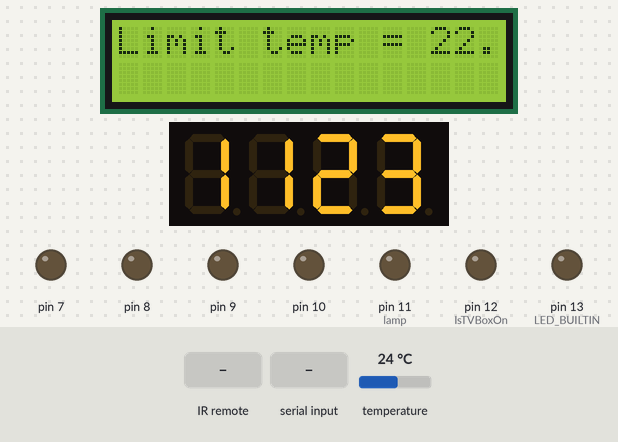
The sketch below on a simulated Arduino Uno, built with avr-gcc and run on an emulated ATmega328P. On the bench: 16×2 character LCD, 4-digit seven-segment display, output pins drawn as LEDs (lit = HIGH). The inputs (shaded band) are chosen by the test bench; at power-on: temperature 24 °C. What the sketch prints to the serial monitor is not drawn.

Above: at 1.2 s.
1.3 s: infrared code 0xF40BFF00 received
At 6.77 s:
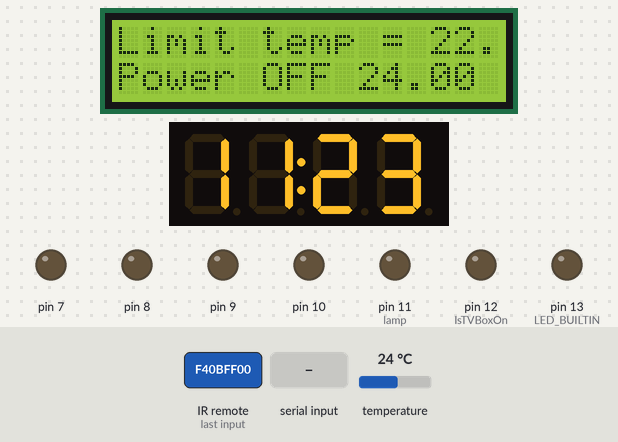
8.0 s: "200\n" received over Serial
At 10.31 s:
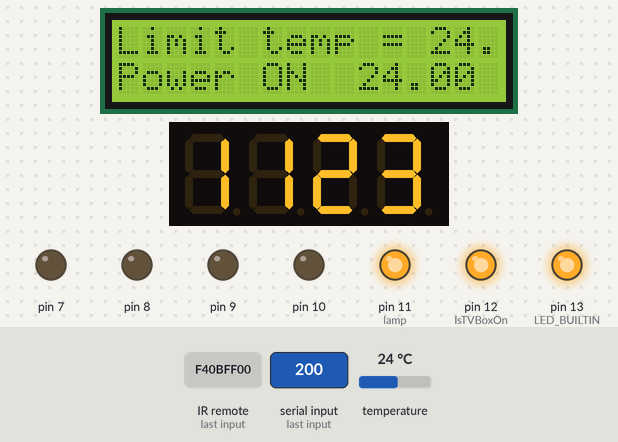
10.5 s: infrared code 0xF30CFF00 received
At 10.67 s:
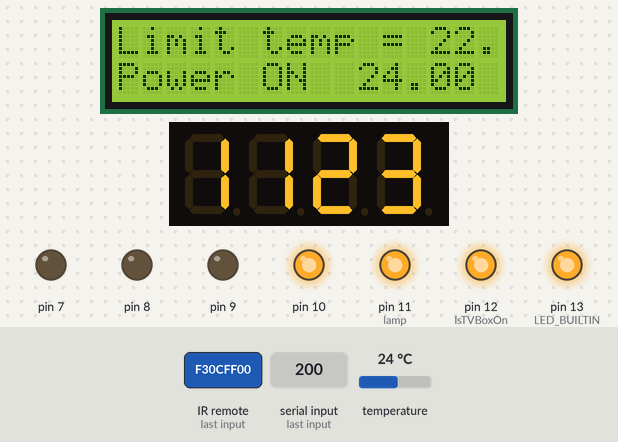
12.0 s: temperature set to 28 °C
At 16.9 s:
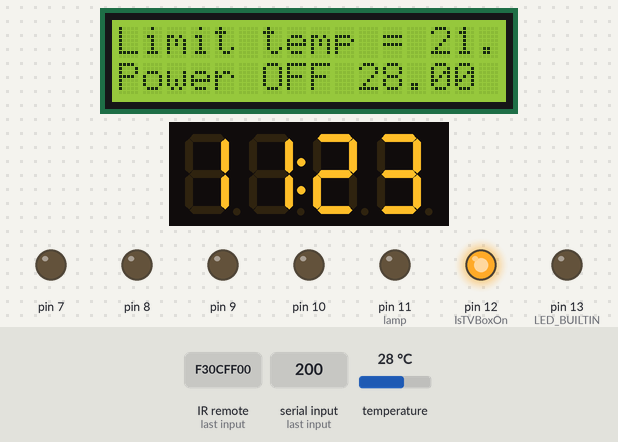
17.5 s: infrared code 0xF8070707 received
At 17.65 s:
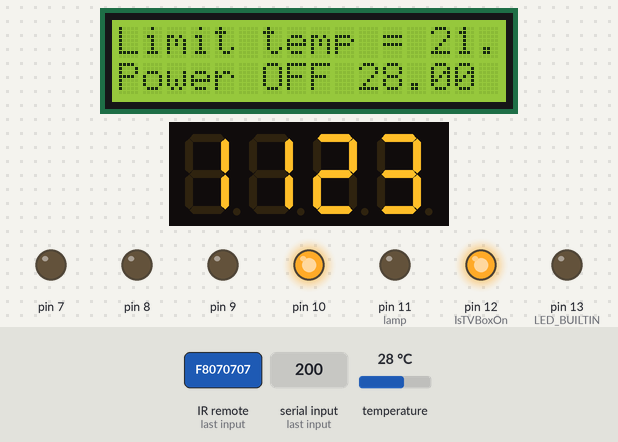
19.0 s: temperature set to 0 °C
At 25.8 s:
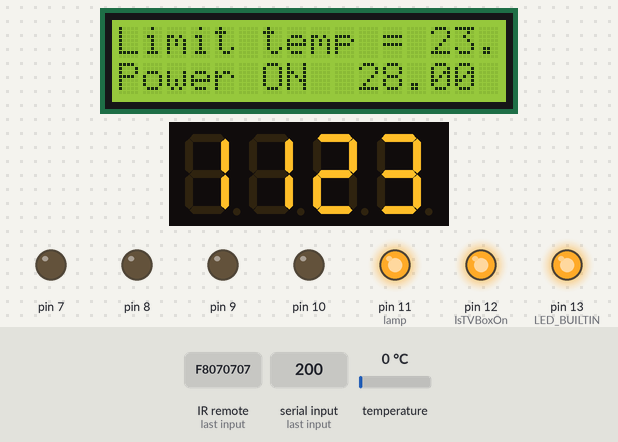
Timing chart, 0 to 27.3 s (numbered marks = the images above; inputs shaded):
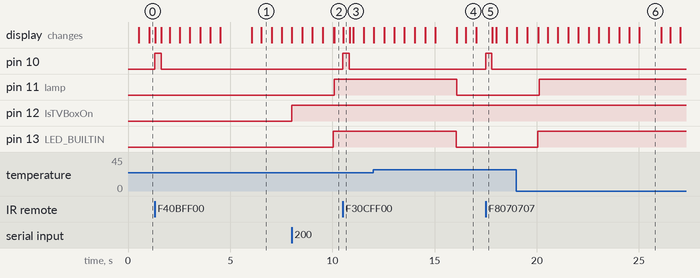

Measured:
- after the input at 1.3 s, pin 10: LOW → HIGH at once, → LOW 0.32 s later
- after the input at 8.0 s, pin 12 (IsTVBoxOn): LOW → HIGH at once
- after the input at 10.5 s, pin 10: LOW → HIGH at once, → LOW 0.32 s later; the display: changes at once (image 3)
- after the input at 17.5 s, pin 10: LOW → HIGH at once, → LOW 0.30 s later
- after the input at 19.0 s, pin 11 (lamp): goes on until 20.1 s, then stays HIGH; pin 13 (LED_BUILTIN): goes on until 20.0 s, then stays HIGH
- what the display in image 6 shows lasts 1.1 s, from 25.0 s to 26.1 s

The sketch:

TempControl.ino
```cpp
// (licence header left out)
#include <Wire.h>
#include <IRremote.h>
#include "TM1637.h"
#include "DHT3.h"  //library  dht sensor Temperature, Humidity
#include <LiquidCrystal_I2C.h>   //library
LiquidCrystal_I2C lcd(0x27,16,2);  // set the LCD address to 0x27 for a 16 chars and 2 line display
#define DS1307_ADDRESS 0x68
#include "OneWire.h"
#include "DS18B20.h"
#include "my_functions.h"


//Массив, содержащий время компиляции
char compileTime[] = __TIME__;
char compileDate[] = __DATE__;
  byte hour = 11;
  byte minute = 23;
  byte minute_compile = 23;
  byte second = 50;
  byte _second = 50;
float celsius =0;
float celsiusLimit =22;
float celsiusLimitTemp;
  int weekDay = 0; //0-6 -> sunday - Saturday
//  int monthDay = 1;
//  int month = 1;
//  int year = 2000;

  byte DS18B20addr[8];
  byte DS18B20data[12];

// Use the built-in LED
#define LED_PIN 13

// Create a Led object
// This will set the pin to OUTPUT


//I2C. аналоговые пины для Arduino 328
//SDA -- A4
//SCL -- A5

//Номера пинов Arduino, к которым подключается индикатор
#define DISPLAY_CLK_PIN 5 // CLK
#define DISPLAY_DIO_PIN 4 //DIO


//Для работы с микросхемой часов и индикатором мы используем библиотеки
//Классы TM1637 и DS1307 объявлены именно в них
TM1637 display(DISPLAY_CLK_PIN, DISPLAY_DIO_PIN);
//DS1307 clock;
DHT dht;
DS1820 DS_MY;
int PinNuber;

boolean IsClockOn;
boolean IsTVBoxOn;
boolean IsLampOn;
boolean IsSetUpOn;
int RECV_PIN = 2; // /Номер пина Arduino, к которым подключается ИК приёмник
unsigned long time0; // объявление переменной time типа unsigned long
unsigned long time_interval;
unsigned long rele_sleep_time;
unsigned long sensor_sleep_time; // время последнего опроса сенсора
unsigned long start_time0; //
unsigned long min_interval;
byte rest_hour=0;

 unsigned long key_code;// код кнопки "1" на пульте = 2287677653

IRrecv irrecv(RECV_PIN);
decode_results results;
int incomingByte = 0;
  DateStruct _DateStruct;
  DateStruct _DateStruct_compile;

void setup()
{
  Serial.begin(9600);
  Wire.begin();

  DS_MY.lcd = &lcd;
  DS_MY.init(6) ;  // on pin 6 (a 4.7K resistor is necessary)


  IsClockOn = false;
  IsTVBoxOn = false;
  IsLampOn = false;
  IsSetUpOn = false;

  pinMode(PinNuber, OUTPUT);
  pinMode(12, OUTPUT); // IsTVBoxOn
  pinMode(11, OUTPUT); // lamp
  pinMode(10, OUTPUT); //  мигаю светодиодом показываю что дистанционка работает
  pinMode(9, OUTPUT); //  показываю что включил часы
  pinMode(7, OUTPUT); //  жалюзи закр
  pinMode(8, OUTPUT); //  жалюзи откр
  pinMode(LED_BUILTIN, OUTPUT);

  digitalWrite(PinNuber, LOW);
  digitalWrite(12, LOW);
  digitalWrite(11, LOW);
  digitalWrite(10, LOW);
  digitalWrite(9, LOW);
  digitalWrite(7, LOW);
  digitalWrite(8, LOW);

  lcd.init();
  lcd.backlight();
  lcd.setCursor(0, 0); //set Starting position

 //lcd.setCursor(1, 0); //set Starting position

  DS_MY.PrintString("Limit temp = ");
  DS_MY.PrintFloat (celsiusLimit);
  irrecv.enableIRIn(); // Start the receiver
 celsiusLimitTemp = celsiusLimit;

}


void loop() {

  //Значения для отображения на каждом из 4 разрядов
  int8_t timeDisp[4];

  unsigned long time; // объявление переменной time типа unsigned long
  time = time_interval;   // передача количества миллисекунд


SecCount(); // счётчик секунд независит от часов DS1307

  if (Serial.available() > 0) {
    incomingByte = Serial.read();
    key_code = incomingByte;
     ProcessCommand(key_code); // Обрабатываю код из ИК приёмника или COM порта

    Serial.print("I received: ");
    Serial.println(incomingByte, DEC);
  }


  if (IsSetUpOn) {
         //  display.set(20); // ярче
           display.set(_second % 2 ? 16 : 8);

         }
      else
       {
         display.set(16);
        }


//  clock.getTime();
GetTime(); //Запрашиваю расчётное время при отсутствии часов DS1307

timeDisp[0] = hour / 10;
timeDisp[1] = hour % 10;  //остатка от деления
timeDisp[2] = minute / 10;
timeDisp[3] = minute % 10;

  display.display(timeDisp);

  // вкл-выкл двоеточие каждую секунду
  display.point(_second % 2 ? POINT_ON : POINT_OFF);

 //printDateToLcd();
 PrintTemperature();


time_interval = millis() - time0;

   if (IsClockOn) {

     if (time_interval > rele_sleep_time) {
      digitalWrite(PinNuber, HIGH);   // turn the LED on (HIGH is the voltage level)
      delay(200);              // wait for a second
      digitalWrite(PinNuber, LOW);    // turn the LED off by making the voltage LOW
      time0 = millis();
    }
  }

    if (IsTVBoxOn) {digitalWrite(12, HIGH);}
    else { digitalWrite(12, LOW);}

     if (IsLampOn) {digitalWrite(11, HIGH);}
    else { digitalWrite(11, LOW);}


  if (irrecv.decode()) {
    Serial.println (irrecv.decodedIRData.decodedRawData, HEX);
  digitalWrite(10, HIGH); // мигаю светодиодом показываю что дистанционка работает
    key_code = irrecv.decodedIRData.decodedRawData;

    if (key_code>0){
      ProcessCommand(key_code); // Обрабатываю код из ИК приёмника или COM порта
    }


    irrecv.resume(); // Receive the next value

   // sendCode(true);

    delay(300); // Wait a bit between retransmissions
     digitalWrite(10, LOW);
    irrecv.enableIRIn(); // Start the receiver
  }


   digitalWrite(7, LOW);    // turn the louvers  off by making the voltage LOW
   digitalWrite(8, LOW);    // turn the louvers off by making the voltage LOW
   incomingByte =0;

} // end loop


// Storage for the recorded code
int codeType = -1; // The type of code
unsigned long codeValue; // The code value if not raw

int codeLen; // The length of the code
int toggle = 0; // The RC5/6 toggle state


//Содержимое функции объяснено ниже
char getInt(const char* string, int startIndex) {
  return int(string[startIndex] - '0') * 10 + int(string[startIndex+1]) - '0';
}

void GetTime() {
    min_interval = millis() - start_time0;
  second = min_interval / 1000 ;
  if (second > 59) {
     second = 0;
     minute = minute +1;
     start_time0 = millis() + 25; // добавил 50  = 1400 мин в сутки * 50 = 72000 милисек в сутки,  чтоб отставали
  //   delay(10); // отставали раньше
    }

  if (minute > 59) {
     minute = 0;
     hour = hour + 1;
    }

  if (hour > 23) {
     hour = 0;
    }
}

void SecCount() {
    min_interval = millis() - start_time0;
  _second = min_interval / 500 ;
  if (_second > 59) {
     _second = 0;
     start_time0 = millis();
    }
}


byte bcdToDec(byte val)  {
// Convert binary coded decimal to normal decimal numbers
  return ( (val/16*10) + (val%16) );
}

byte decToBcd(byte val){
// Convert normal decimal numbers to binary coded decimal
  return ( (val/10*16) + (val%10) );
}


void printDateToLcd(){
  // Reset the register pointer

lcd.setCursor(0, 0); //set Starting position
 if (_DateStruct.day >10) {
  lcd.print( (int)( _DateStruct.day / 10) );
  lcd.print( (int)( _DateStruct.day % 10) );
 }
 else {
  lcd.print("0");
  lcd.print( _DateStruct.day);
 }
  lcd.print("/");

 if (_DateStruct.month >10) {
  lcd.print( (int)( _DateStruct.month / 10) );
  lcd.print( (int)( _DateStruct.month % 10) );
 }
 else {
  lcd.print("0");
  lcd.print( _DateStruct.month);
 }

  lcd.print("/");
  lcd.print( (int)( (_DateStruct.year % 100) /10 ) );
  lcd.print( (int) (_DateStruct.year % 10)   );

  lcd.setCursor(0, 1); //set Starting position

 if (hour >10) {
  lcd.print( (int)( hour / 10) );
  lcd.print( (int)( hour % 10) );
 }
 else {
  lcd.print("0");
  lcd.print( hour);
 }

  lcd.print(":");

 if (minute >10) {
  lcd.print( (int)( minute / 10) );
  lcd.print( (int)( minute % 10) );
 }
 else {
  lcd.print("0");
  lcd.print( minute);
 }

  lcd.print(":");

 if (second >10) {
  lcd.print( (int)( second / 10) );
  lcd.print( (int)( second % 10) );
 }
 else {
  lcd.print("0");
  lcd.print( second);
 }

  lcd.print(" ");

}


void PrintTemperature()
{

if ((millis() - sensor_sleep_time) > 5000) {


   Serial.println( sensor_sleep_time);
 //  Serial.println( dht.getMinimumSamplingPeriod());
   sensor_sleep_time = millis();

   // DS_MY.PrintOutTemperature();
   // DS_MY.read_1(); //ошибка нужно курить https://medium.com/@rishabhdevyadav/create-your-own-arduino-library-h-and-cpp-files-62ab456453e0
   // DS_MY.PrintInTemperature();
  celsius =  DS_MY.PrintAll(); // покажет все градусники на этом пине


  digitalWrite(LED_BUILTIN, LOW);    // turn the LED off by making the voltage LOW
  if  (celsius < celsiusLimitTemp){
      digitalWrite(LED_BUILTIN, HIGH);   // turn the LED on (HIGH is the voltage level)
      IsLampOn =true;
           lcd.setCursor(0, 1); //set Starting position
                 DS_MY.PrintString("Power ON ");

      if (celsiusLimitTemp <= celsiusLimit) {
          Serial.print("   celsius = ");
          Serial.print(celsius);
          Serial.print("   celsiusLimitTemp = ");
          Serial.print(celsiusLimitTemp);
          Serial.print("   celsiusLimit = ");
          Serial.print(celsiusLimit);
          celsiusLimitTemp = celsiusLimit+1;

      }
  }
         else {
      if (celsiusLimitTemp >= celsiusLimit) {
         celsiusLimitTemp = celsiusLimit-1;

      }
         IsLampOn =false;
         lcd.setCursor(0, 1); //set Starting position
         DS_MY.PrintString("Power OFF");
       }


     lcd.setCursor(13, 0); //set Starting position
                // DS_MY.PrintString("Limit temp = ");
                 DS_MY.PrintFloat (celsiusLimitTemp);

  Serial.print("  Temperature celsius = ");
  Serial.print(celsius);

   int result = addTwoInts(4,3); // работает из внешнего файла


Serial.println (" ");
  Serial.print (  _DateStruct.day);
  Serial.print("/");
  Serial.print(_DateStruct.month);
  Serial.print("/");
  Serial.print(_DateStruct.year);
  Serial.print(" ");
  Serial.print(hour);
  Serial.print(":");
  Serial.print(minute);


 }
}


void ProcessCommand (  unsigned long key_code){

 //   storeCode(&results);
     Serial.println (key_code);


         if  (key_code == 4161210119 || key_code == 4094426880) // громкость +
          {celsiusLimit++;celsiusLimitTemp =celsiusLimit;}
         if  (key_code == 4094363399 || key_code == 4077715200) // громкость -
          {celsiusLimit--;celsiusLimitTemp =celsiusLimit;}
               if  (key_code == 4161210119 || key_code == 4094363399 || key_code == 4077715200 || key_code == 4094426880)//громкость +-
               {
                 lcd.setCursor(0, 0); //set Starting position
                 DS_MY.PrintString("Limit temp = ");
                 DS_MY.PrintFloat (celsiusLimitTemp);
               }

    if  (key_code == 16642 || key_code == 50) // 2 на пульте
    {
     Serial.println (key_code);
       if (IsTVBoxOn) {
         IsTVBoxOn =false;
         }
       else {
         IsTVBoxOn =true;
       }
     }


    if  (key_code == 17806) // MENU на пульте
    {
     Serial.println (key_code);
       if (IsSetUpOn) {
           IsSetUpOn =false;
         }
       else {
         IsSetUpOn =true;
       }
     }

    if  (IsSetUpOn) // set time from du
    {
         if  (key_code == 16546) // громкость +
          {hour++;}
         if  (key_code == 17058) // громкость -
          {hour--;}
         if  (key_code == 16930) // p +
          {minute++;  second =0;}
         if  (key_code == 16674) // p -
          {minute--;  second =0;}
         if  (key_code == 16898) // 1 на пульте
          {_DateStruct.day++;  }
         if  (key_code == 16642 ) // 2 на пульте
          {_DateStruct.day--;  }
         if  (key_code == 17154   ) // 51-ascii =  3 на пульте
          {_DateStruct.month++;  }
         if  (key_code == 16514   ) // 4 на пульте
          {_DateStruct.month--;  }
         if  (key_code == 17026   ) // 5 на пульте
          {_DateStruct.year++;  }

         if  (key_code == 16770   ) // 6 на пульте
          {_DateStruct.year--;  }


        // _DateStruct.day, _DateStruct.month, _DateStruct.year


     }
    else
     {
         if  (key_code == 16930) // p +
          {
             digitalWrite(7, HIGH);
           //  delay(500);              // wait for a second
           //  digitalWrite(7, LOW);    // turn the LED off by making the voltage LOW
           }
         if  (key_code == 16674) // p -
          {
             digitalWrite(8, HIGH);
           //  delay(500);              // wait for a second
          //   digitalWrite(8, LOW);    // turn the LED off by making the voltage LOW
          }

     }


   // key_code = 0;
}


   // delay(2000);


//------------------------------------------------------------------------
//------------------------------------------------------------------------
```

DS18B20.cpp
```cpp
#include "DS18B20.h"

void DS1820::init(uint8_t pin)
{
  ds.init(pin);
  CursorPos =0;
}


void DS1820::PrintFloat(float pin)
{
 String floatString = String(pin);
  CursorPos =0;

String myString = "Hello, Arduino!";

 int stringLength = floatString.length();

  // Перебираем все символы строки
  for (int i = 0; i < stringLength; i++) {
    char character = floatString.charAt(i);

   lcd->print(character);
  }

}


void DS1820::PrintString(String val)
{
// String myString = val;// "Limit temp = ";

 int stringLength = val.length();

  // Перебираем все символы строки
  for (int i = 0; i < stringLength; i++) {
    char character = val.charAt(i);
    lcd->print(character);
  }

}


float DS1820::PrintAll(void) {
  byte i;
  byte present = 0;
  byte type_s;
  byte data[12];
  byte addr[8];
  float celsius, fahrenheit;

  if ( !ds.search(addr)) {
    Serial.println("No more addresses.");
    Serial.println();
    ds.reset_search();
    //delay(250);
    CursorPos = 0;
    return celsius;
  }
  CursorPos = CursorPos + 1;
  if (CursorPos >1) {CursorPos=0;}

  // Serial.print("ROM =");
  for( i = 0; i < 8; i++) {
  //  Serial.write(", 0x");
  //  Serial.print(addr[i], HEX);
  }

  if (OneWire::crc8(addr, 7) != addr[7]) {
      Serial.println("CRC is not valid!");
      return celsius;
  }
  Serial.println();

  // the first ROM byte indicates which chip
  switch (addr[0]) {
    case 0x10:
      Serial.println("  Chip = DS18S20");  // or old DS1820
      type_s = 1;
      break;
    case 0x28:
      Serial.println("  Chip = DS18B20");
      type_s = 0;
      break;
    case 0x22:
      Serial.println("  Chip = DS1822");
      type_s = 0;
      break;
    default:
      Serial.println("Device is not a DS18x20 family device.");
      return celsius;
  }

  ds.reset();
  ds.select(addr);
  ds.write(0x44, 1);        // start conversion, with parasite power on at the end

  delay(1000);     // maybe 750ms is enough, maybe not
  // we might do a ds.depower() here, but the reset will take care of it.

  present = ds.reset();
  ds.select(addr);
  ds.write(0xBE);         // Read Scratchpad

//  Serial.print("  Data = ");
//  Serial.print(present, HEX);
 // Serial.print(" ");
  for ( i = 0; i < 9; i++) {           // we need 9 bytes
    data[i] = ds.read();
  //  Serial.print(data[i], HEX);
 //   Serial.print(" ");
  }
  Serial.print(" CRC=");
  Serial.print(OneWire::crc8(data, 8), HEX);
  Serial.println();

  // Convert the data to actual temperature
  // because the result is a 16 bit signed integer, it should
  // be stored to an "int16_t" type, which is always 16 bits
  // even when compiled on a 32 bit processor.
  int16_t raw = (data[1] << 8) | data[0];
  if (type_s) {
    raw = raw << 3; // 9 bit resolution default
    if (data[7] == 0x10) {
      // "count remain" gives full 12 bit resolution
      raw = (raw & 0xFFF0) + 12 - data[6];
    }
  } else {
    byte cfg = (data[4] & 0x60);
    // at lower res, the low bits are undefined, so let's zero them
    if (cfg == 0x00) raw = raw & ~7;  // 9 bit resolution, 93.75 ms
    else if (cfg == 0x20) raw = raw & ~3; // 10 bit res, 187.5 ms
    else if (cfg == 0x40) raw = raw & ~1; // 11 bit res, 375 ms
    //// default is 12 bit resolution, 750 ms conversion time
  }
  celsius = (float)raw / 16.0;
  fahrenheit = celsius * 1.8 + 32.0;
 // Serial.print("  Temperature = ");
 // Serial.print(celsius);
 // Serial.print(" Celsius, ");
 // Serial.print(fahrenheit);
 // Serial.println(" Fahrenheit");


     lcd->setCursor(1, 1); //set Starting position
   //  lcd->print(  &"fuck"  );


     lcd->setCursor(10, CursorPos); //set Starting position

     // celsius = round( fabs(celsius));
     PrintFloat (celsius);
// lcd->print(  celsius  );


  return celsius;
   //  lcd->print(celsius);


  //   lcd->print("C");

}
//
//
//DS1820::PrintAllStr(float celsius ) {
//
//  // Преобразование float в String
//  String floatString = String(celsius);
//
//  // Вывод строки на последовательный порт
// //` Serial.println(floatString);
//}
```

DS18B20.h
```cpp
 #include <inttypes.h>
 #include <Arduino.h>
 #include "OneWire.h"
 #include <LiquidCrystal_I2C.h>   //library
 class DS1820   // название класса
{
  private:

    byte i,CursorPos;
    byte present = 0;
    byte type_s;
    byte data[12];
    byte addr[8]={0x28, 0xFF, 0xEF, 0xAF, 0xB3, 0x16, 0x3, 0x32}; //градусник на улице
    // byte addr[8]={0x28, 0xFF, 0xE5, 0xA, 0x33, 0x17, 0x3, 0x1}; //градусник внутри 2
   OneWire ds;  // on pin 6 (a 4.7K resistor is necessary)

  public:
    int pin;  // данные - пин подключения датчика, по которому получаем значение датчика
    int data_test; // данные - значение датчика
    void init(uint8_t pin);
    void PrintFloat(float pin);
    void PrintString(String val);
    LiquidCrystal_I2C *lcd;
    float PrintAll(void);
//    PrintAllStr(float celsius );
};
```

my_functions.cpp
```cpp
#include "my_functions.h"
int addTwoInts(int a, int b)
{
  return a + b;
}
DateStruct logname(char const *date, char *buff) {
    int month, day, year;
        DateStruct res;
    static const char month_names[] = "JanFebMarAprMayJunJulAugSepOctNovDec";
    sscanf(date, "%s %d %d", buff, &day, &year);
    month = (strstr(month_names, buff)-month_names)/3+1;
    sprintf(buff, "%d%02d%02d.txt", year, month, day);
  Serial.println(" logname.year");
  Serial.print(year);

    res.month = month;
    res.year = year-2000;
    res.day = day;
    return res;

}

DateStruct ConvertDate (char const *date){
    int month, day, year;
    char buff[16];
    DateStruct res;

    static const char month_names[] = "JanFebMarAprMayJunJulAugSepOctNovDec";
    sscanf(date, "%s %d %d",  buff,&day, &year);
    res.month = (strstr(month_names, buff)-month_names)/3+1;
    res.year = year-2000;
    res.day = day;
    return res;
    //sprintf(buff, "%d%02d%02d.txt", year, month, day);
}
```

Source omitted: my_functions.h (268 bytes)
